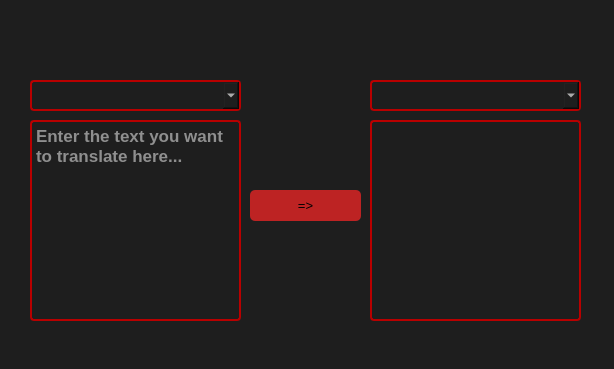
<?xml version="1.0" encoding="UTF-8"?>
<ui version="4.0">
 <class>translator</class>
 <widget class="QWidget" name="translator">
  <property name="windowModality">
   <enum>Qt::ApplicationModal</enum>
  </property>
  <property name="geometry">
   <rect>
    <x>0</x>
    <y>0</y>
    <width>614</width>
    <height>369</height>
   </rect>
  </property>
  <property name="font">
   <font>
    <pointsize>12</pointsize>
    <weight>75</weight>
    <bold>true</bold>
   </font>
  </property>
  <property name="windowTitle">
   <string>Form</string>
  </property>
  <property name="styleSheet">
   <string notr="true">background-color: rgb(30, 30, 30);</string>
  </property>
  <widget class="QComboBox" name="comboBox_Choose_language1">
   <property name="geometry">
    <rect>
     <x>30</x>
     <y>80</y>
     <width>211</width>
     <height>31</height>
    </rect>
   </property>
   <property name="font">
    <font>
     <pointsize>10</pointsize>
     <weight>50</weight>
     <bold>false</bold>
    </font>
   </property>
   <property name="styleSheet">
    <string notr="true">
border-radius: 3.5px;
color: rgb(255, 255, 255);
border-left-color: rgb(255, 0, 4);
  background-color: white; 
  color: black; 
  border: 2px solid #b90000;
background-color: rgb(30, 30, 30);
alternate-background-color: rgb(255, 0, 0);background-color: rgb(30, 30, 30);
color: rgb(255, 255, 255);</string>
   </property>
  </widget>
  <widget class="QPushButton" name="translate">
   <property name="geometry">
    <rect>
     <x>250</x>
     <y>190</y>
     <width>111</width>
     <height>31</height>
    </rect>
   </property>
   <property name="font">
    <font>
     <pointsize>10</pointsize>
     <weight>50</weight>
     <bold>false</bold>
    </font>
   </property>
   <property name="styleSheet">
    <string notr="true">border-radius: 5px;
background-color: rgb(189, 35, 35);

</string>
   </property>
   <property name="text">
    <string>=&gt;</string>
   </property>
  </widget>
  <widget class="QPlainTextEdit" name="text">
   <property name="geometry">
    <rect>
     <x>30</x>
     <y>120</y>
     <width>211</width>
     <height>201</height>
    </rect>
   </property>
   <property name="font">
    <font>
     <pointsize>13</pointsize>
     <weight>75</weight>
     <bold>true</bold>
    </font>
   </property>
   <property name="styleSheet">
    <string notr="true">border-radius:3.5px;
  background-color: white; 
  color: black; 
  border: 2px solid #b90000;
background-color: rgb(30, 30, 30);
color: rgb(255, 255, 255);</string>
   </property>
   <property name="placeholderText">
    <string>Enter the text you want to translate here...</string>
   </property>
  </widget>
  <widget class="QLabel" name="label">
   <property name="geometry">
    <rect>
     <x>370</x>
     <y>120</y>
     <width>211</width>
     <height>201</height>
    </rect>
   </property>
   <property name="font">
    <font>
     <pointsize>12</pointsize>
     <weight>75</weight>
     <bold>true</bold>
     <kerning>false</kerning>
    </font>
   </property>
   <property name="styleSheet">
    <string notr="true">border-radius:3.5px;
color: rgb(255, 255, 255);
  background-color: white; 
  color: black; 
  border: 2px solid #b90000;
background-color: rgb(30, 30, 30);
color: rgb(255, 255, 255);</string>
   </property>
   <property name="text">
    <string/>
   </property>
   <property name="wordWrap">
    <bool>true</bool>
   </property>
  </widget>
  <widget class="QComboBox" name="comboBox_Choose_language2">
   <property name="geometry">
    <rect>
     <x>370</x>
     <y>80</y>
     <width>211</width>
     <height>31</height>
    </rect>
   </property>
   <property name="font">
    <font>
     <pointsize>10</pointsize>
     <weight>50</weight>
     <bold>false</bold>
    </font>
   </property>
   <property name="styleSheet">
    <string notr="true">border-radius: 3.5px;
border-left-color: rgb(255, 0, 4);
  background-color: white; 
  color: black; 
  border: 2px solid #b90000;
background-color: rgb(30, 30, 30);
alternate-background-color: rgb(255, 0, 0);background-color: rgb(30, 30, 30);
color: rgb(255, 255, 255);</string>
   </property>
  </widget>
 </widget>
 <resources/>
 <connections/>
</ui>
